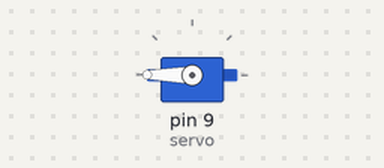
Simulated run of this sketch. Board: Arduino Uno, built with avr-gcc and run on an emulated ATmega328P. Shown: servo.

Above: at 2.05 s.
At 3.25 s:
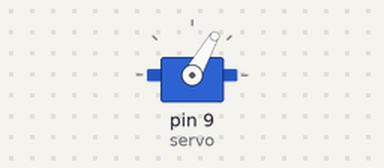
At 4.55 s:
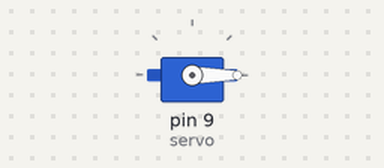
At 6.65 s:
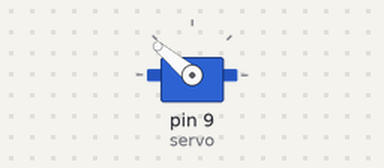
Timing chart, 0 to 8.1 s (numbered marks = the images above):
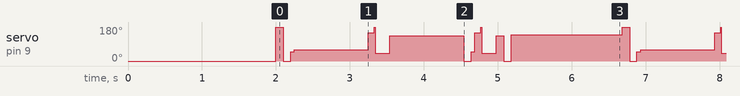

The sketch:

servo_test.ino
```cpp
#include <Servo.h>

Servo	servo;

void setup() {
  // put your setup code here, to run once:
  servo.attach(9);
  servo.write(0);
  delay(2000);

}

void loop() {
  // put your main code here, to run repeatedly:
  servo.write(180);
  delay(100);
  servo.write(0);
  delay(100);
  servo.write(50);
  delay(50);
  servo.write(60);
  delay(1000);
  servo.write(150);
  delay(80);
  servo.write(180);
  delay(10);
  servo.write(40);
  delay(200);
  servo.write(135);
  delay(1000);
  servo.write(0);
  delay(100);
  servo.write(50);
  delay(50);
  servo.write(60);
  delay(1);
  servo.write(150);
  delay(80);
  servo.write(180);
  delay(10);
  servo.write(40);
  delay(200);
  servo.write(135);
  delay(100);
  servo.write(0);
  delay(100);
  servo.write(140);
  delay(1500);
}
```

Measured:
- by itself, servo on pin 9 (servo): repeats every 4.7 s: 0° 0.10 s, 50° 0.05 s, 60° 1.0 s, 150° 0.08 s, 180° 0.01 s, 40° 0.20 s, 135° 1.0 s, 0° 0.10 s, 50° 0.05 s, 150° 0.08 s, 180° 0.01 s, 40° 0.20 s, 135° 0.10 s, 0° 0.10 s, 140° 1.5 s, 180° 0.10 s
